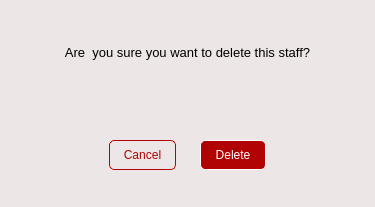
<?xml version="1.0" encoding="UTF-8"?>
<ui version="4.0">
 <class>Dialog</class>
 <widget class="QDialog" name="Dialog">
  <property name="geometry">
   <rect>
    <x>0</x>
    <y>0</y>
    <width>375</width>
    <height>207</height>
   </rect>
  </property>
  <property name="windowTitle">
   <string>Dialog</string>
  </property>
  <layout class="QVBoxLayout" name="verticalLayout">
   <property name="spacing">
    <number>0</number>
   </property>
   <property name="leftMargin">
    <number>0</number>
   </property>
   <property name="topMargin">
    <number>0</number>
   </property>
   <property name="rightMargin">
    <number>0</number>
   </property>
   <property name="bottomMargin">
    <number>0</number>
   </property>
   <item>
    <widget class="QWidget" name="widget" native="true">
     <property name="styleSheet">
      <string notr="true">background-color: rgb(236, 230, 230);</string>
     </property>
     <layout class="QHBoxLayout" name="horizontalLayout">
      <item>
       <widget class="QWidget" name="widget_3" native="true">
        <layout class="QHBoxLayout" name="horizontalLayout_2">
         <item>
          <widget class="QLabel" name="label">
           <property name="font">
            <font>
             <pointsize>10</pointsize>
            </font>
           </property>
           <property name="styleSheet">
            <string notr="true"/>
           </property>
           <property name="text">
            <string>Are  you sure you want to delete this staff?</string>
           </property>
           <property name="alignment">
            <set>Qt::AlignCenter</set>
           </property>
          </widget>
         </item>
        </layout>
       </widget>
      </item>
     </layout>
    </widget>
   </item>
   <item>
    <widget class="QWidget" name="widget_2" native="true">
     <property name="styleSheet">
      <string notr="true">background-color: rgb(236, 230, 230);</string>
     </property>
     <layout class="QHBoxLayout" name="horizontalLayout_3" stretch="0,0,0,0">
      <item>
       <widget class="QWidget" name="widget_4" native="true">
        <widget class="QLabel" name="emp_id">
         <property name="geometry">
          <rect>
           <x>10</x>
           <y>30</y>
           <width>55</width>
           <height>16</height>
          </rect>
         </property>
         <property name="text">
          <string/>
         </property>
        </widget>
       </widget>
      </item>
      <item>
       <widget class="QWidget" name="widget_5" native="true">
        <layout class="QHBoxLayout" name="horizontalLayout_4">
         <item>
          <widget class="QPushButton" name="cancelbtn">
           <property name="styleSheet">
            <string notr="true">#cancelbtn{
background-color: #ECE6E6;
border: 1px solid #B10303;
color: #B10303;
border-radius: 5px;
padding: 7px;
}</string>
           </property>
           <property name="text">
            <string>Cancel</string>
           </property>
          </widget>
         </item>
        </layout>
       </widget>
      </item>
      <item>
       <widget class="QWidget" name="widget_6" native="true">
        <layout class="QHBoxLayout" name="horizontalLayout_5">
         <item>
          <widget class="QPushButton" name="deletebtn">
           <property name="styleSheet">
            <string notr="true">#deletebtn{
background-color: #B10303;
border: 1px solid white;
border-radius: 5px;
padding: 7px;
color: white;
}

#deletebtn:hover{
color:black;
}</string>
           </property>
           <property name="text">
            <string>Delete</string>
           </property>
          </widget>
         </item>
        </layout>
       </widget>
      </item>
      <item>
       <widget class="QWidget" name="widget_7" native="true"/>
      </item>
     </layout>
    </widget>
   </item>
  </layout>
 </widget>
 <resources/>
 <connections/>
</ui>
